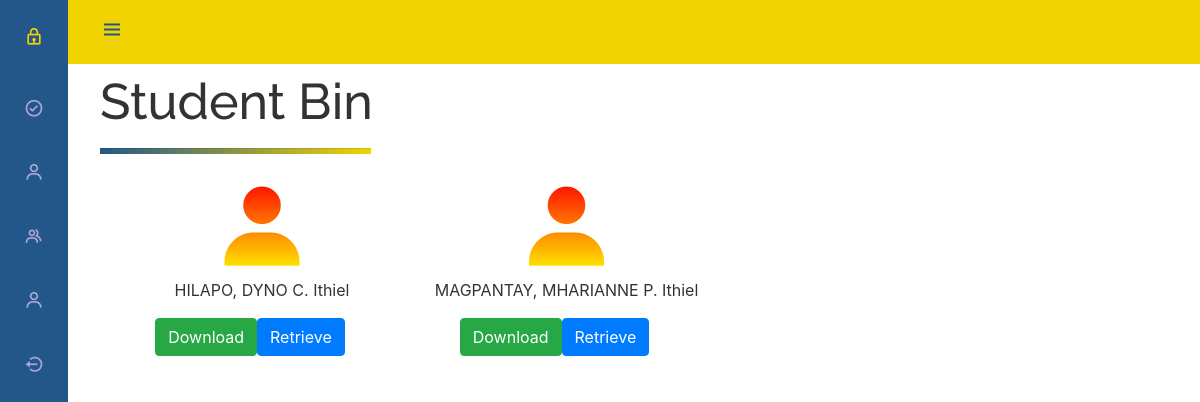
The page /registrar/verti-header.php?name=student-bin on the database its author committed.
### tables this page shows
CREATE TABLE `student_bin` (
  `id` int(11) NOT NULL,
  `student_gender` varchar(255) NOT NULL,
  `student_first` varchar(255) NOT NULL,
  `student_last` varchar(255) NOT NULL,
  `student_middle` varchar(255) NOT NULL,
  `student_suffix` varchar(255) NOT NULL,
  `parent_email` varchar(255) NOT NULL,
  `parent_email1` varchar(255) NOT NULL,
  `parent_email2` varchar(255) NOT NULL,
  `parent_email3` varchar(255) NOT NULL,
  `section` varchar(255) NOT NULL
);

### registrar/student_bin.php (the view, shortened to what this page needs)
<?php
    include_once '../include/dbh.inc.php';
?>
<!DOCTYPE html>
<html lang="en">
<head>
    <link rel="stylesheet" href="https://maxcdn.bootstrapcdn.com/bootstrap/4.0.0/css/bootstrap.min.css">
</head>
<body>
   <?php
        $sql="SELECT * from student_bin";
        $result= mysqli_query($conn, $sql);
        $i=0;
        while ($row = mysqli_fetch_assoc($result)) {
            $i++;
            $section=$row['section'];
            echo '<div class="ignore-binn">
                <a class="nav__link ignore-bin" id="nav_all" data-toggle="modal" data-target="#myModal'.$i.'">
                    <div class="box">
                <i class="bx bxs-user folder"></i>
                    <br>
                    <span class="nav__name label">'.$row['student_last'].' '.$row['student_first'].'</span>
                    <span class="nav__name label">'.$row['section'].'</span>
                    <br>
                    </div>
                </a>
                <form action="card/include/pdf/ict-prog.php?section='.$section.'&first='.$row['student_first'].'&last='.$row['student_last'].'" method="POST">
                    <input type="hidden" name="id" value="'.$row['id'].'">
                    <div class="center">
                    <button name="download-pdf" class="btn btn-success my-2">Download</button>
                    <button name="retrieve-pdf" class="btn btn-primary my-2">Retrieve</button>
                    </div>
                    </form>
                    </div>
                ';
                ?>
                <?php
        }
        ?>
</body>
</html>

### registrar/assets/css/styles.css (style rules this page uses)
:root { --header-height: 3rem; --nav-width: 68px; --first-color: #235789; --first-color-light: #AFA5D9; --white-color: #F1D302; --body-font: 'Raleway', sans-serif; --normal-font-size: 1rem; --z-fixed: 100; }
*,::before,::after { box-sizing: border-box; }
body { margin: var(--header-height) 0 0 0; padding: 0 1rem; font-family: var(--body-font); font-size: var(--normal-font-size); transition: .5s; }
a { text-decoration: none; }
.nav__logo, .nav__link { display: grid; grid-template-columns: max-content max-content; align-items: center; column-gap: 1rem; padding: .5rem 0 .5rem 1.5rem; }
.nav__link { position: relative; color: var(--first-color-light); margin-bottom: 1.5rem; transition: .3s; }
@media screen and (min-width: 768px) { body { margin: calc(var(--header-height) + 1rem) 0 0 0; padding-left: calc(var(--nav-width) + 2rem); } }

### registrar/verti-header.php (style rules this page uses)
* { margin: 0%; }
.nav__link { text-decoration: none; }

### registrar/student_bin.php (style rules this page uses)
.ignore-bin { display: inline-block; width: 300px; margin: auto; text-align: center; }
.ignore-binn { display: inline-block; margin: auto; }
.folder { font-size: 100px; text-decoration: none; background: -webkit-linear-gradient(red, yellow); -webkit-background-clip: text; -webkit-text-fill-color: transparent; background-size: 200% 100%; background-position: 100%; transition: background-position 275ms ease; }
.label { color: #333333; text-align: center; }
.label { text-align: center; }
.center { display: flex; justify-content: center; align-items: center; }

### rows shown on the page
student_bin: student_last "HILAPO,", student_first "DYNO C.", section "Ithiel"
student_bin: student_last "MAGPANTAY,", student_first "MHARIANNE P.", section "Ithiel"
